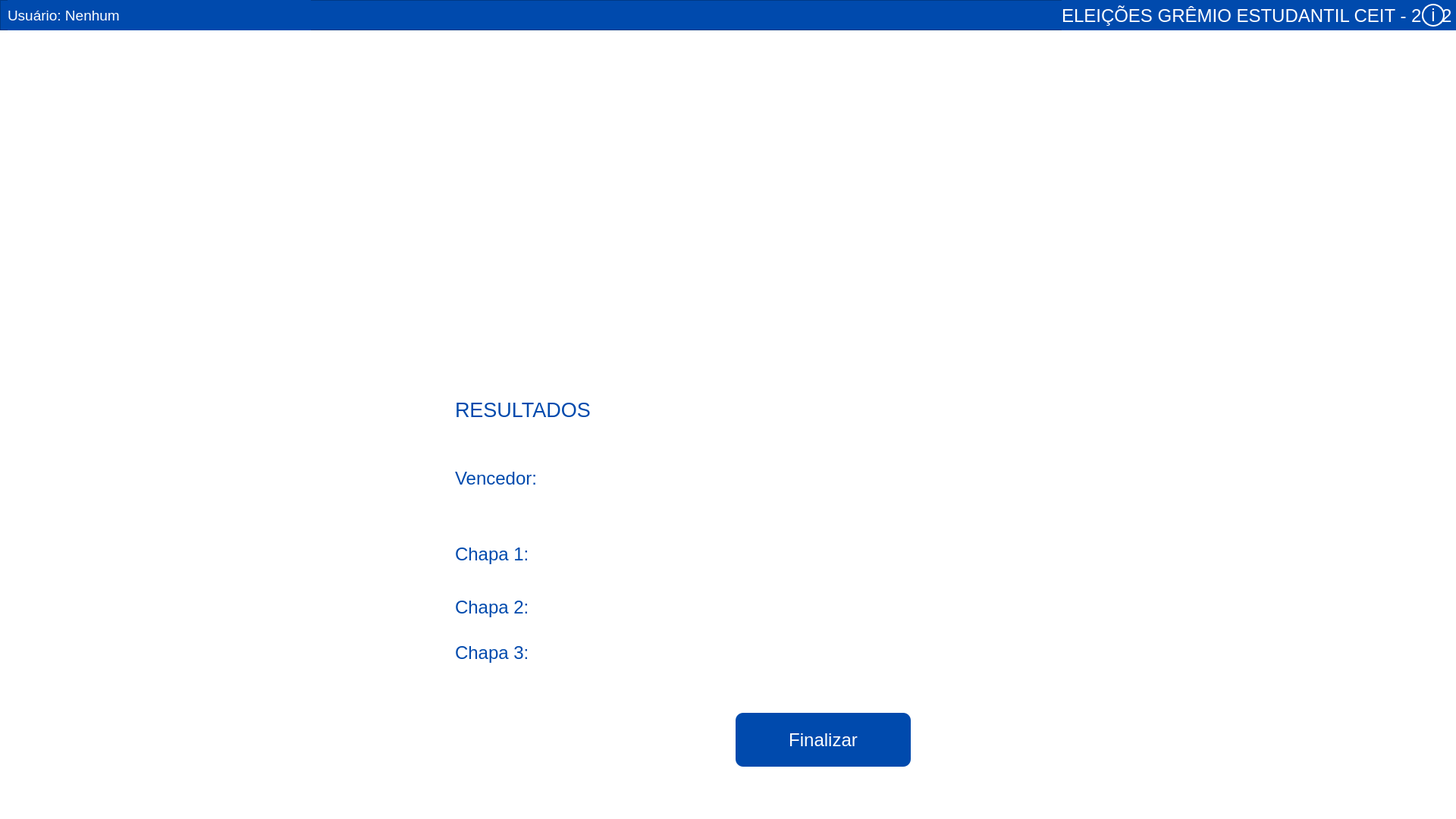
<?xml version="1.0" encoding="UTF-8"?>
<ui version="4.0">
 <class>MainWindow</class>
 <widget class="QMainWindow" name="MainWindow">
  <property name="geometry">
   <rect>
    <x>0</x>
    <y>0</y>
    <width>1920</width>
    <height>1080</height>
   </rect>
  </property>
  <property name="minimumSize">
   <size>
    <width>800</width>
    <height>600</height>
   </size>
  </property>
  <property name="maximumSize">
   <size>
    <width>1920</width>
    <height>1080</height>
   </size>
  </property>
  <property name="palette">
   <palette>
    <active>
     <colorrole role="Button">
      <brush brushstyle="SolidPattern">
       <color alpha="255">
        <red>255</red>
        <green>255</green>
        <blue>255</blue>
       </color>
      </brush>
     </colorrole>
     <colorrole role="Base">
      <brush brushstyle="SolidPattern">
       <color alpha="255">
        <red>255</red>
        <green>255</green>
        <blue>255</blue>
       </color>
      </brush>
     </colorrole>
     <colorrole role="Window">
      <brush brushstyle="SolidPattern">
       <color alpha="255">
        <red>255</red>
        <green>255</green>
        <blue>255</blue>
       </color>
      </brush>
     </colorrole>
    </active>
    <inactive>
     <colorrole role="Button">
      <brush brushstyle="SolidPattern">
       <color alpha="255">
        <red>255</red>
        <green>255</green>
        <blue>255</blue>
       </color>
      </brush>
     </colorrole>
     <colorrole role="Base">
      <brush brushstyle="SolidPattern">
       <color alpha="255">
        <red>255</red>
        <green>255</green>
        <blue>255</blue>
       </color>
      </brush>
     </colorrole>
     <colorrole role="Window">
      <brush brushstyle="SolidPattern">
       <color alpha="255">
        <red>255</red>
        <green>255</green>
        <blue>255</blue>
       </color>
      </brush>
     </colorrole>
    </inactive>
    <disabled>
     <colorrole role="Button">
      <brush brushstyle="SolidPattern">
       <color alpha="255">
        <red>255</red>
        <green>255</green>
        <blue>255</blue>
       </color>
      </brush>
     </colorrole>
     <colorrole role="Base">
      <brush brushstyle="SolidPattern">
       <color alpha="255">
        <red>255</red>
        <green>255</green>
        <blue>255</blue>
       </color>
      </brush>
     </colorrole>
     <colorrole role="Window">
      <brush brushstyle="SolidPattern">
       <color alpha="255">
        <red>255</red>
        <green>255</green>
        <blue>255</blue>
       </color>
      </brush>
     </colorrole>
    </disabled>
   </palette>
  </property>
  <property name="contextMenuPolicy">
   <enum>Qt::NoContextMenu</enum>
  </property>
  <property name="windowTitle">
   <string>URNA CEIT</string>
  </property>
  <property name="styleSheet">
   <string notr="true">background-color: rgb(255, 255, 255);</string>
  </property>
  <widget class="QWidget" name="centralwidget">
   <widget class="QStackedWidget" name="stackedWidget">
    <property name="geometry">
     <rect>
      <x>450</x>
      <y>440</y>
      <width>1000</width>
      <height>621</height>
     </rect>
    </property>
    <property name="maximumSize">
     <size>
      <width>1920</width>
      <height>625</height>
     </size>
    </property>
    <property name="font">
     <font>
      <kerning>true</kerning>
     </font>
    </property>
    <property name="contextMenuPolicy">
     <enum>Qt::NoContextMenu</enum>
    </property>
    <property name="styleSheet">
     <string notr="true"/>
    </property>
    <property name="frameShape">
     <enum>QFrame::NoFrame</enum>
    </property>
    <property name="frameShadow">
     <enum>QFrame::Plain</enum>
    </property>
    <property name="currentIndex">
     <number>1</number>
    </property>
    <widget class="QWidget" name="tela_inicial">
     <widget class="QLabel" name="label">
      <property name="geometry">
       <rect>
        <x>190</x>
        <y>160</y>
        <width>1000</width>
        <height>60</height>
       </rect>
      </property>
      <property name="minimumSize">
       <size>
        <width>1000</width>
        <height>60</height>
       </size>
      </property>
      <property name="font">
       <font>
        <pointsize>36</pointsize>
        <weight>50</weight>
        <italic>false</italic>
        <bold>false</bold>
       </font>
      </property>
      <property name="styleSheet">
       <string notr="true">color: rgb(0, 74, 173);</string>
      </property>
      <property name="text">
       <string>Insira seu Token de aluno:</string>
      </property>
     </widget>
     <widget class="QLineEdit" name="input">
      <property name="geometry">
       <rect>
        <x>190</x>
        <y>260</y>
        <width>600</width>
        <height>60</height>
       </rect>
      </property>
      <property name="sizePolicy">
       <sizepolicy hsizetype="Expanding" vsizetype="Fixed">
        <horstretch>0</horstretch>
        <verstretch>0</verstretch>
       </sizepolicy>
      </property>
      <property name="minimumSize">
       <size>
        <width>600</width>
        <height>60</height>
       </size>
      </property>
      <property name="palette">
       <palette>
        <active>
         <colorrole role="WindowText">
          <brush brushstyle="SolidPattern">
           <color alpha="255">
            <red>0</red>
            <green>29</green>
            <blue>69</blue>
           </color>
          </brush>
         </colorrole>
         <colorrole role="Button">
          <brush brushstyle="SolidPattern">
           <color alpha="255">
            <red>178</red>
            <green>200</green>
            <blue>230</blue>
           </color>
          </brush>
         </colorrole>
         <colorrole role="Text">
          <brush brushstyle="SolidPattern">
           <color alpha="255">
            <red>0</red>
            <green>29</green>
            <blue>69</blue>
           </color>
          </brush>
         </colorrole>
         <colorrole role="ButtonText">
          <brush brushstyle="SolidPattern">
           <color alpha="255">
            <red>0</red>
            <green>29</green>
            <blue>69</blue>
           </color>
          </brush>
         </colorrole>
         <colorrole role="Base">
          <brush brushstyle="SolidPattern">
           <color alpha="255">
            <red>178</red>
            <green>200</green>
            <blue>230</blue>
           </color>
          </brush>
         </colorrole>
         <colorrole role="Window">
          <brush brushstyle="SolidPattern">
           <color alpha="255">
            <red>178</red>
            <green>200</green>
            <blue>230</blue>
           </color>
          </brush>
         </colorrole>
        </active>
        <inactive>
         <colorrole role="WindowText">
          <brush brushstyle="SolidPattern">
           <color alpha="255">
            <red>0</red>
            <green>29</green>
            <blue>69</blue>
           </color>
          </brush>
         </colorrole>
         <colorrole role="Button">
          <brush brushstyle="SolidPattern">
           <color alpha="255">
            <red>178</red>
            <green>200</green>
            <blue>230</blue>
           </color>
          </brush>
         </colorrole>
         <colorrole role="Text">
          <brush brushstyle="SolidPattern">
           <color alpha="255">
            <red>0</red>
            <green>29</green>
            <blue>69</blue>
           </color>
          </brush>
         </colorrole>
         <colorrole role="ButtonText">
          <brush brushstyle="SolidPattern">
           <color alpha="255">
            <red>0</red>
            <green>29</green>
            <blue>69</blue>
           </color>
          </brush>
         </colorrole>
         <colorrole role="Base">
          <brush brushstyle="SolidPattern">
           <color alpha="255">
            <red>178</red>
            <green>200</green>
            <blue>230</blue>
           </color>
          </brush>
         </colorrole>
         <colorrole role="Window">
          <brush brushstyle="SolidPattern">
           <color alpha="255">
            <red>178</red>
            <green>200</green>
            <blue>230</blue>
           </color>
          </brush>
         </colorrole>
        </inactive>
        <disabled>
         <colorrole role="WindowText">
          <brush brushstyle="SolidPattern">
           <color alpha="255">
            <red>0</red>
            <green>29</green>
            <blue>69</blue>
           </color>
          </brush>
         </colorrole>
         <colorrole role="Button">
          <brush brushstyle="SolidPattern">
           <color alpha="255">
            <red>178</red>
            <green>200</green>
            <blue>230</blue>
           </color>
          </brush>
         </colorrole>
         <colorrole role="Text">
          <brush brushstyle="SolidPattern">
           <color alpha="255">
            <red>0</red>
            <green>29</green>
            <blue>69</blue>
           </color>
          </brush>
         </colorrole>
         <colorrole role="ButtonText">
          <brush brushstyle="SolidPattern">
           <color alpha="255">
            <red>0</red>
            <green>29</green>
            <blue>69</blue>
           </color>
          </brush>
         </colorrole>
         <colorrole role="Base">
          <brush brushstyle="SolidPattern">
           <color alpha="255">
            <red>178</red>
            <green>200</green>
            <blue>230</blue>
           </color>
          </brush>
         </colorrole>
         <colorrole role="Window">
          <brush brushstyle="SolidPattern">
           <color alpha="255">
            <red>178</red>
            <green>200</green>
            <blue>230</blue>
           </color>
          </brush>
         </colorrole>
        </disabled>
       </palette>
      </property>
      <property name="font">
       <font>
        <pointsize>28</pointsize>
        <kerning>true</kerning>
       </font>
      </property>
      <property name="styleSheet">
       <string notr="true">QLineEdit {
	background: #b2c8e6;
	border: 0 px solid #004AAD;
	color: rgb(0, 29, 69);
	border-radius: 10px;
}

QLineEdit:focus {
	border: 2px solid #FBAD25;
}</string>
      </property>
      <property name="text">
       <string/>
      </property>
      <property name="maxLength">
       <number>12</number>
      </property>
      <property name="alignment">
       <set>Qt::AlignLeading|Qt::AlignLeft|Qt::AlignVCenter</set>
      </property>
      <property name="placeholderText">
       <string/>
      </property>
     </widget>
     <widget class="QPushButton" name="btn_login">
      <property name="geometry">
       <rect>
        <x>190</x>
        <y>360</y>
        <width>300</width>
        <height>60</height>
       </rect>
      </property>
      <property name="minimumSize">
       <size>
        <width>300</width>
        <height>40</height>
       </size>
      </property>
      <property name="font">
       <font>
        <pointsize>18</pointsize>
       </font>
      </property>
      <property name="styleSheet">
       <string notr="true">QPushButton {
	background-color: rgb(0, 74, 173);
	color: rgb(255, 255, 255);
	border-radius: 10px;
}

QPushButton:hover {
	background-color: rgb(25, 92, 181);
}</string>
      </property>
      <property name="text">
       <string>Próximo</string>
      </property>
     </widget>
    </widget>
    <widget class="QWidget" name="tela_resultados">
     <widget class="QLabel" name="label_vencedor">
      <property name="geometry">
       <rect>
        <x>150</x>
        <y>170</y>
        <width>371</width>
        <height>41</height>
       </rect>
      </property>
      <property name="font">
       <font>
        <pointsize>18</pointsize>
       </font>
      </property>
      <property name="styleSheet">
       <string notr="true">color: rgb(0, 74, 173);</string>
      </property>
      <property name="text">
       <string>Vencedor: </string>
      </property>
     </widget>
     <widget class="QPushButton" name="btn_finalizar_resultados">
      <property name="geometry">
       <rect>
        <x>520</x>
        <y>500</y>
        <width>231</width>
        <height>71</height>
       </rect>
      </property>
      <property name="font">
       <font>
        <pointsize>18</pointsize>
       </font>
      </property>
      <property name="styleSheet">
       <string notr="true">QPushButton {
	background-color: rgb(0, 74, 173);
	color: rgb(255, 255, 255);
	border-radius: 10px;
}

QPushButton:hover {
	background-color: rgb(25, 92, 181);
}</string>
      </property>
      <property name="text">
       <string>Finalizar</string>
      </property>
     </widget>
     <widget class="QLabel" name="label_resultados">
      <property name="geometry">
       <rect>
        <x>150</x>
        <y>70</y>
        <width>541</width>
        <height>61</height>
       </rect>
      </property>
      <property name="font">
       <font>
        <pointsize>20</pointsize>
        <weight>50</weight>
        <italic>false</italic>
        <bold>false</bold>
       </font>
      </property>
      <property name="styleSheet">
       <string notr="true">color: rgb(0, 74, 173);</string>
      </property>
      <property name="text">
       <string>RESULTADOS</string>
      </property>
     </widget>
     <widget class="QLabel" name="label_votos_chapa_1">
      <property name="geometry">
       <rect>
        <x>150</x>
        <y>270</y>
        <width>371</width>
        <height>41</height>
       </rect>
      </property>
      <property name="font">
       <font>
        <pointsize>18</pointsize>
       </font>
      </property>
      <property name="styleSheet">
       <string notr="true">color: rgb(0, 74, 173);</string>
      </property>
      <property name="text">
       <string>Chapa 1: </string>
      </property>
     </widget>
     <widget class="QLabel" name="label_votos_chapa_2">
      <property name="geometry">
       <rect>
        <x>150</x>
        <y>340</y>
        <width>371</width>
        <height>41</height>
       </rect>
      </property>
      <property name="font">
       <font>
        <pointsize>18</pointsize>
       </font>
      </property>
      <property name="styleSheet">
       <string notr="true">color: rgb(0, 74, 173);</string>
      </property>
      <property name="text">
       <string>Chapa 2: </string>
      </property>
     </widget>
     <widget class="QLabel" name="label_votos_chapa_3">
      <property name="geometry">
       <rect>
        <x>150</x>
        <y>400</y>
        <width>371</width>
        <height>41</height>
       </rect>
      </property>
      <property name="font">
       <font>
        <pointsize>18</pointsize>
       </font>
      </property>
      <property name="styleSheet">
       <string notr="true">color: rgb(0, 74, 173);</string>
      </property>
      <property name="text">
       <string>Chapa 3: </string>
      </property>
     </widget>
    </widget>
    <widget class="QWidget" name="tela_voto">
     <widget class="QLabel" name="label_2">
      <property name="geometry">
       <rect>
        <x>110</x>
        <y>60</y>
        <width>621</width>
        <height>61</height>
       </rect>
      </property>
      <property name="font">
       <font>
        <pointsize>20</pointsize>
        <weight>50</weight>
        <italic>false</italic>
        <bold>false</bold>
       </font>
      </property>
      <property name="styleSheet">
       <string notr="true">color: rgb(0, 74, 173);</string>
      </property>
      <property name="text">
       <string>Escolha a chapa em que deseja votar:</string>
      </property>
     </widget>
     <widget class="QPushButton" name="btn_chapa">
      <property name="geometry">
       <rect>
        <x>110</x>
        <y>440</y>
        <width>231</width>
        <height>71</height>
       </rect>
      </property>
      <property name="font">
       <font>
        <pointsize>18</pointsize>
       </font>
      </property>
      <property name="styleSheet">
       <string notr="true">QPushButton {
	background-color: rgb(0, 74, 173);
	color: rgb(255, 255, 255);
	border-radius: 10px;
}

QPushButton:hover {
	background-color: rgb(25, 92, 181);
}</string>
      </property>
      <property name="text">
       <string>Próximo</string>
      </property>
     </widget>
     <widget class="QRadioButton" name="rb_chapa2">
      <property name="geometry">
       <rect>
        <x>110</x>
        <y>210</y>
        <width>450</width>
        <height>60</height>
       </rect>
      </property>
      <property name="font">
       <font>
        <pointsize>28</pointsize>
       </font>
      </property>
      <property name="styleSheet">
       <string notr="true">color: rgb(0, 74, 173);</string>
      </property>
      <property name="text">
       <string>Chapa 2</string>
      </property>
      <property name="iconSize">
       <size>
        <width>32</width>
        <height>32</height>
       </size>
      </property>
      <attribute name="buttonGroup">
       <string notr="true">grupoChapa</string>
      </attribute>
     </widget>
     <widget class="QRadioButton" name="rb_chapa1">
      <property name="geometry">
       <rect>
        <x>110</x>
        <y>140</y>
        <width>450</width>
        <height>60</height>
       </rect>
      </property>
      <property name="font">
       <font>
        <pointsize>28</pointsize>
       </font>
      </property>
      <property name="styleSheet">
       <string notr="true">color: rgb(0, 74, 173);</string>
      </property>
      <property name="text">
       <string>Chapa 1</string>
      </property>
      <property name="iconSize">
       <size>
        <width>32</width>
        <height>32</height>
       </size>
      </property>
      <attribute name="buttonGroup">
       <string notr="true">grupoChapa</string>
      </attribute>
     </widget>
     <widget class="QRadioButton" name="rb_chapa3">
      <property name="geometry">
       <rect>
        <x>110</x>
        <y>280</y>
        <width>450</width>
        <height>60</height>
       </rect>
      </property>
      <property name="font">
       <font>
        <pointsize>28</pointsize>
       </font>
      </property>
      <property name="styleSheet">
       <string notr="true">color: rgb(0, 74, 173);</string>
      </property>
      <property name="text">
       <string>Chapa 3</string>
      </property>
      <property name="iconSize">
       <size>
        <width>32</width>
        <height>32</height>
       </size>
      </property>
      <attribute name="buttonGroup">
       <string notr="true">grupoChapa</string>
      </attribute>
     </widget>
     <widget class="QRadioButton" name="rb_branco">
      <property name="geometry">
       <rect>
        <x>110</x>
        <y>350</y>
        <width>450</width>
        <height>60</height>
       </rect>
      </property>
      <property name="font">
       <font>
        <pointsize>28</pointsize>
       </font>
      </property>
      <property name="styleSheet">
       <string notr="true">color: rgb(0, 74, 173);</string>
      </property>
      <property name="text">
       <string>Branco</string>
      </property>
      <property name="iconSize">
       <size>
        <width>32</width>
        <height>32</height>
       </size>
      </property>
      <attribute name="buttonGroup">
       <string notr="true">grupoChapa</string>
      </attribute>
     </widget>
    </widget>
    <widget class="QWidget" name="tela_confirmacao">
     <widget class="QLabel" name="label_tes_geral">
      <property name="geometry">
       <rect>
        <x>60</x>
        <y>230</y>
        <width>400</width>
        <height>24</height>
       </rect>
      </property>
      <property name="font">
       <font>
        <pointsize>12</pointsize>
       </font>
      </property>
      <property name="styleSheet">
       <string notr="true">color: rgb(0, 74, 173);</string>
      </property>
      <property name="text">
       <string>Tesoureiro Geral:</string>
      </property>
     </widget>
     <widget class="QLabel" name="label_presidente">
      <property name="geometry">
       <rect>
        <x>60</x>
        <y>130</y>
        <width>400</width>
        <height>24</height>
       </rect>
      </property>
      <property name="font">
       <font>
        <pointsize>12</pointsize>
       </font>
      </property>
      <property name="styleSheet">
       <string notr="true">color: rgb(0, 74, 173);</string>
      </property>
      <property name="text">
       <string>Presidente: </string>
      </property>
     </widget>
     <widget class="QLabel" name="label_dir_pedagogico">
      <property name="geometry">
       <rect>
        <x>60</x>
        <y>280</y>
        <width>400</width>
        <height>24</height>
       </rect>
      </property>
      <property name="font">
       <font>
        <pointsize>12</pointsize>
       </font>
      </property>
      <property name="styleSheet">
       <string notr="true">color: rgb(0, 74, 173);</string>
      </property>
      <property name="text">
       <string>Diretor Pedagógico:</string>
      </property>
     </widget>
     <widget class="QLabel" name="label_1_sec">
      <property name="geometry">
       <rect>
        <x>500</x>
        <y>230</y>
        <width>400</width>
        <height>24</height>
       </rect>
      </property>
      <property name="font">
       <font>
        <pointsize>12</pointsize>
       </font>
      </property>
      <property name="styleSheet">
       <string notr="true">color: rgb(0, 74, 173);</string>
      </property>
      <property name="text">
       <string>1º Secretário</string>
      </property>
     </widget>
     <widget class="QLabel" name="label_dir_esporte">
      <property name="geometry">
       <rect>
        <x>60</x>
        <y>380</y>
        <width>400</width>
        <height>24</height>
       </rect>
      </property>
      <property name="font">
       <font>
        <pointsize>12</pointsize>
       </font>
      </property>
      <property name="styleSheet">
       <string notr="true">color: rgb(0, 74, 173);</string>
      </property>
      <property name="text">
       <string>Diretor de Esporte:</string>
      </property>
     </widget>
     <widget class="QLabel" name="label_dir_social">
      <property name="geometry">
       <rect>
        <x>500</x>
        <y>380</y>
        <width>400</width>
        <height>24</height>
       </rect>
      </property>
      <property name="font">
       <font>
        <pointsize>12</pointsize>
       </font>
      </property>
      <property name="styleSheet">
       <string notr="true">color: rgb(0, 74, 173);</string>
      </property>
      <property name="text">
       <string>Diretor Social:</string>
      </property>
     </widget>
     <widget class="QPushButton" name="btn_cancelar">
      <property name="geometry">
       <rect>
        <x>60</x>
        <y>490</y>
        <width>231</width>
        <height>71</height>
       </rect>
      </property>
      <property name="font">
       <font>
        <pointsize>18</pointsize>
       </font>
      </property>
      <property name="styleSheet">
       <string notr="true">QPushButton {
	background-color: rgb(0, 74, 173);
	color: rgb(255, 255, 255);
	border-radius: 10px;
}

QPushButton:hover {
	background-color: rgb(25, 92, 181);
}</string>
      </property>
      <property name="text">
       <string>Cancelar</string>
      </property>
     </widget>
     <widget class="QLabel" name="label_1_tes">
      <property name="geometry">
       <rect>
        <x>500</x>
        <y>280</y>
        <width>400</width>
        <height>24</height>
       </rect>
      </property>
      <property name="font">
       <font>
        <pointsize>12</pointsize>
       </font>
      </property>
      <property name="styleSheet">
       <string notr="true">color: rgb(0, 74, 173);</string>
      </property>
      <property name="text">
       <string>1º Tesoureiro:</string>
      </property>
     </widget>
     <widget class="QLabel" name="label_1_suplente">
      <property name="geometry">
       <rect>
        <x>60</x>
        <y>430</y>
        <width>400</width>
        <height>24</height>
       </rect>
      </property>
      <property name="font">
       <font>
        <pointsize>12</pointsize>
       </font>
      </property>
      <property name="styleSheet">
       <string notr="true">color: rgb(0, 74, 173);</string>
      </property>
      <property name="text">
       <string>1º Suplente: </string>
      </property>
     </widget>
     <widget class="QLabel" name="label_dir_imprensa">
      <property name="geometry">
       <rect>
        <x>60</x>
        <y>330</y>
        <width>420</width>
        <height>24</height>
       </rect>
      </property>
      <property name="font">
       <font>
        <pointsize>12</pointsize>
       </font>
      </property>
      <property name="styleSheet">
       <string notr="true">color: rgb(0, 74, 173);</string>
      </property>
      <property name="text">
       <string>Diretor de Imprensa: </string>
      </property>
     </widget>
     <widget class="QLabel" name="label_9">
      <property name="geometry">
       <rect>
        <x>60</x>
        <y>45</y>
        <width>541</width>
        <height>61</height>
       </rect>
      </property>
      <property name="font">
       <font>
        <pointsize>20</pointsize>
        <weight>50</weight>
        <italic>false</italic>
        <bold>false</bold>
       </font>
      </property>
      <property name="styleSheet">
       <string notr="true">color: rgb(0, 74, 173);</string>
      </property>
      <property name="text">
       <string>Deseja Confirmar Seu Voto?</string>
      </property>
     </widget>
     <widget class="QLabel" name="label_2_suplente">
      <property name="geometry">
       <rect>
        <x>500</x>
        <y>430</y>
        <width>400</width>
        <height>24</height>
       </rect>
      </property>
      <property name="font">
       <font>
        <pointsize>12</pointsize>
       </font>
      </property>
      <property name="styleSheet">
       <string notr="true">color: rgb(0, 74, 173);</string>
      </property>
      <property name="text">
       <string>2º Suplente: </string>
      </property>
     </widget>
     <widget class="QLabel" name="label_sec_geral">
      <property name="geometry">
       <rect>
        <x>60</x>
        <y>180</y>
        <width>400</width>
        <height>24</height>
       </rect>
      </property>
      <property name="font">
       <font>
        <pointsize>12</pointsize>
       </font>
      </property>
      <property name="styleSheet">
       <string notr="true">color: rgb(0, 74, 173);</string>
      </property>
      <property name="text">
       <string>Secretário Geral: </string>
      </property>
     </widget>
     <widget class="QLabel" name="label_vice_presidente">
      <property name="geometry">
       <rect>
        <x>500</x>
        <y>180</y>
        <width>400</width>
        <height>24</height>
       </rect>
      </property>
      <property name="font">
       <font>
        <pointsize>12</pointsize>
       </font>
      </property>
      <property name="styleSheet">
       <string notr="true">color: rgb(0, 74, 173);</string>
      </property>
      <property name="text">
       <string>Vice-Presidente: </string>
      </property>
     </widget>
     <widget class="QLabel" name="label_dir_cultura">
      <property name="geometry">
       <rect>
        <x>500</x>
        <y>330</y>
        <width>400</width>
        <height>24</height>
       </rect>
      </property>
      <property name="font">
       <font>
        <pointsize>12</pointsize>
       </font>
      </property>
      <property name="styleSheet">
       <string notr="true">color: rgb(0, 74, 173);</string>
      </property>
      <property name="text">
       <string>Diretor de Cultura: </string>
      </property>
     </widget>
     <widget class="QPushButton" name="btn_votar">
      <property name="geometry">
       <rect>
        <x>500</x>
        <y>490</y>
        <width>231</width>
        <height>71</height>
       </rect>
      </property>
      <property name="font">
       <font>
        <pointsize>18</pointsize>
       </font>
      </property>
      <property name="styleSheet">
       <string notr="true">QPushButton {
	background-color: rgb(0, 74, 173);
	color: rgb(255, 255, 255);
	border-radius: 10px;
}

QPushButton:hover {
	background-color: rgb(25, 92, 181);
}</string>
      </property>
      <property name="text">
       <string>Votar</string>
      </property>
     </widget>
    </widget>
    <widget class="QWidget" name="tela_final">
     <widget class="QPushButton" name="btn_finalizar">
      <property name="geometry">
       <rect>
        <x>100</x>
        <y>330</y>
        <width>231</width>
        <height>71</height>
       </rect>
      </property>
      <property name="font">
       <font>
        <pointsize>18</pointsize>
       </font>
      </property>
      <property name="styleSheet">
       <string notr="true">QPushButton {
	background-color: rgb(0, 74, 173);
	color: rgb(255, 255, 255);
	border-radius: 10px;
}

QPushButton:hover {
	background-color: rgb(25, 92, 181);
}</string>
      </property>
      <property name="text">
       <string>Finalizar</string>
      </property>
     </widget>
     <widget class="QLabel" name="label_33">
      <property name="geometry">
       <rect>
        <x>100</x>
        <y>160</y>
        <width>541</width>
        <height>61</height>
       </rect>
      </property>
      <property name="font">
       <font>
        <pointsize>20</pointsize>
        <weight>50</weight>
        <italic>false</italic>
        <bold>false</bold>
       </font>
      </property>
      <property name="styleSheet">
       <string notr="true">color: rgb(0, 74, 173);</string>
      </property>
      <property name="text">
       <string>SEU VOTO FOI REGISTRADO COM SUCESSO!</string>
      </property>
     </widget>
     <widget class="QLabel" name="label_34">
      <property name="geometry">
       <rect>
        <x>100</x>
        <y>260</y>
        <width>371</width>
        <height>41</height>
       </rect>
      </property>
      <property name="font">
       <font>
        <pointsize>18</pointsize>
       </font>
      </property>
      <property name="styleSheet">
       <string notr="true">color: rgb(0, 74, 173);</string>
      </property>
      <property name="text">
       <string>Clique em Finalizar.</string>
      </property>
     </widget>
    </widget>
   </widget>
   <widget class="QFrame" name="barra_topo">
    <property name="geometry">
     <rect>
      <x>0</x>
      <y>0</y>
      <width>1920</width>
      <height>40</height>
     </rect>
    </property>
    <property name="minimumSize">
     <size>
      <width>540</width>
      <height>40</height>
     </size>
    </property>
    <property name="maximumSize">
     <size>
      <width>16777215</width>
      <height>40</height>
     </size>
    </property>
    <property name="styleSheet">
     <string notr="true">background-color: rgb(0, 74, 173);</string>
    </property>
    <property name="frameShape">
     <enum>QFrame::StyledPanel</enum>
    </property>
    <property name="frameShadow">
     <enum>QFrame::Raised</enum>
    </property>
    <widget class="QLabel" name="usuario">
     <property name="geometry">
      <rect>
       <x>10</x>
       <y>-10</y>
       <width>400</width>
       <height>60</height>
      </rect>
     </property>
     <property name="minimumSize">
      <size>
       <width>400</width>
       <height>60</height>
      </size>
     </property>
     <property name="maximumSize">
      <size>
       <width>600</width>
       <height>60</height>
      </size>
     </property>
     <property name="font">
      <font>
       <pointsize>14</pointsize>
       <weight>50</weight>
       <bold>false</bold>
      </font>
     </property>
     <property name="styleSheet">
      <string notr="true">color: rgb(255, 255, 255);</string>
     </property>
     <property name="text">
      <string>Usuário: Nenhum</string>
     </property>
    </widget>
    <widget class="QLabel" name="titulo">
     <property name="geometry">
      <rect>
       <x>1400</x>
       <y>-10</y>
       <width>540</width>
       <height>61</height>
      </rect>
     </property>
     <property name="font">
      <font>
       <pointsize>18</pointsize>
       <weight>50</weight>
       <bold>false</bold>
      </font>
     </property>
     <property name="styleSheet">
      <string notr="true">color: rgb(255, 255, 255);</string>
     </property>
     <property name="text">
      <string>ELEIÇÕES GRÊMIO ESTUDANTIL CEIT - 2022</string>
     </property>
    </widget>
    <widget class="QPushButton" name="btn_info">
     <property name="enabled">
      <bool>true</bool>
     </property>
     <property name="geometry">
      <rect>
       <x>1875</x>
       <y>5</y>
       <width>30</width>
       <height>30</height>
      </rect>
     </property>
     <property name="minimumSize">
      <size>
       <width>30</width>
       <height>30</height>
      </size>
     </property>
     <property name="maximumSize">
      <size>
       <width>30</width>
       <height>30</height>
      </size>
     </property>
     <property name="font">
      <font>
       <family>Nirmala UI</family>
       <pointsize>18</pointsize>
       <weight>50</weight>
       <bold>false</bold>
      </font>
     </property>
     <property name="styleSheet">
      <string notr="true">QPushButton {color: rgb(255, 255, 255); border: 2.4px solid #FFFFFF; border-radius: 15px;	border-color: rgb(255, 255, 255);}

QPushButton:hover {color: rgb(251, 173, 37); border: 2.4px solid #FBAD25;}</string>
     </property>
     <property name="text">
      <string>i</string>
     </property>
     <property name="checkable">
      <bool>false</bool>
     </property>
     <property name="autoDefault">
      <bool>false</bool>
     </property>
     <property name="default">
      <bool>false</bool>
     </property>
     <property name="flat">
      <bool>false</bool>
     </property>
    </widget>
   </widget>
   <widget class="QLabel" name="logo">
    <property name="geometry">
     <rect>
      <x>780</x>
      <y>70</y>
      <width>360</width>
      <height>360</height>
     </rect>
    </property>
    <property name="text">
     <string/>
    </property>
    <property name="pixmap">
     <pixmap>Logo CEIT.png</pixmap>
    </property>
    <property name="scaledContents">
     <bool>true</bool>
    </property>
   </widget>
  </widget>
 </widget>
 <resources/>
 <connections/>
 <buttongroups>
  <buttongroup name="grupoChapa"/>
 </buttongroups>
</ui>
